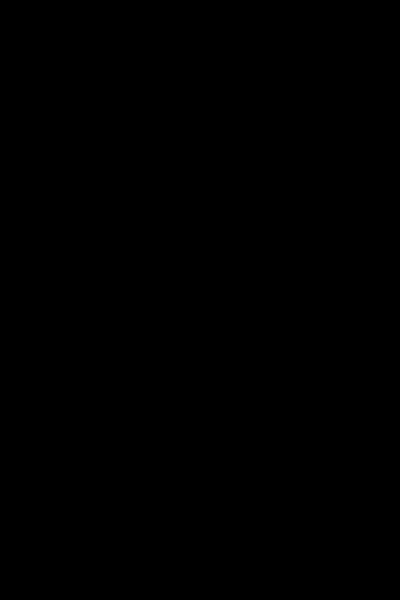
Frame 1 (no input)
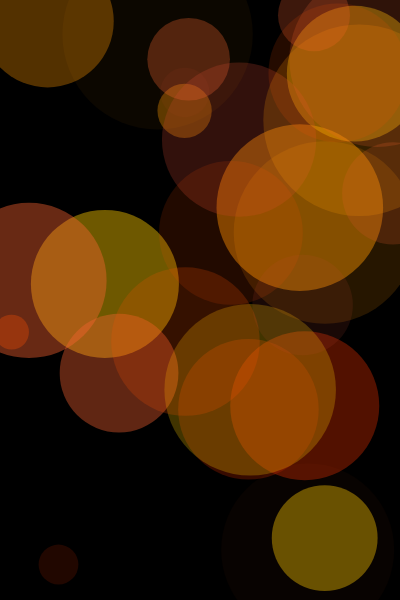
Frame 60 (no input)
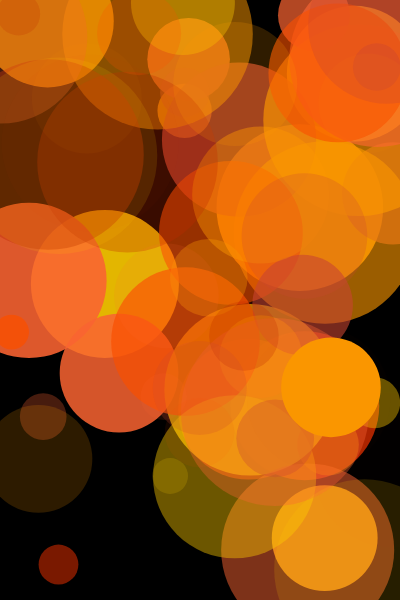
Frame 120 (the mouse pressed at the canvas centre since frame 60)

The p5.js sketch that drew these frames (run headless with seeded random() and noise() and a simulated clock; from frame 60 on, the mouse is pressed at the canvas centre):

// p5.js sketch
// ── sketch.js
let circlelist = []
let circletimer= 0
function setup() {
  createCanvas(400, 600);
  
}

function draw() {
  background(0);
  if (random(1) <0.5){
    let circle = new circles()
    circlelist.push(circle)
  }
  for (let circle of circlelist){
    circle.display()
    circle.update()
  
  if (circle.opacity <= 0){
    circlelist.splice(circle,1)
  }
}
}


class circles{
  constructor(){
    this.x = random(0,400)
    this.y = random (0,600)
    this.s = random (30,200)
    let shine1 = random(1000)
    this.opacity = 0
    this.fade = 1
    this.fadespeed = 2
    this.coloroption =     [color(250,200,0),color(250,150,0),color(250,100,50),color(200,70,50),color(250,80,0),color(190,40,0)]
    this.f = random(this.coloroption)
  }
  
  display(){
  noStroke()
  fill(this.f)
  this.f.setAlpha(this.opacity)
  circle(this.x,this.y,this.s)
  }
  
  update(){
    this.opacity += this.fade * this.fadespeed
    if(this.opacity >= 255){
      this.opacity = 255
      this.fade = -1
    }
    else if (this.opacity<= 0){
      this.opacity = 0
      this.fade = 1
    }
  }
}
function person() {
  fill(30);
  stroke(40);
  strokeWeight(12);
  circle(200, 400, 150);
  beginShape();
  curveVertex(300, 500);
  curveVertex(100, 500);
  curveVertex(100, 650);
  curveVertex(300, 650);
  curveVertex(300, 500);
  curveVertex(100, 500);
  curveVertex(100, 650);
  endShape();
  strokeWeight(4);
  beginShape();
  curveVertex(290, 370);
  curveVertex(290, 425);
  curveVertex(305, 410);
  curveVertex(305, 380);
  curveVertex(290, 370);
  curveVertex(290, 425);
  curveVertex(305, 410);
  endShape();
  beginShape();
  curveVertex(110, 370);
  curveVertex(110, 425);
  curveVertex(95, 410);
  curveVertex(95, 380);
  curveVertex(110, 370);
  curveVertex(110, 425);
  curveVertex(95, 410);
  endShape();
  noFill();
  stroke(40);
  strokeWeight(7);
  beginShape();
  curve(105, 900, 105, 370, 295, 370, 295, 900);
}
